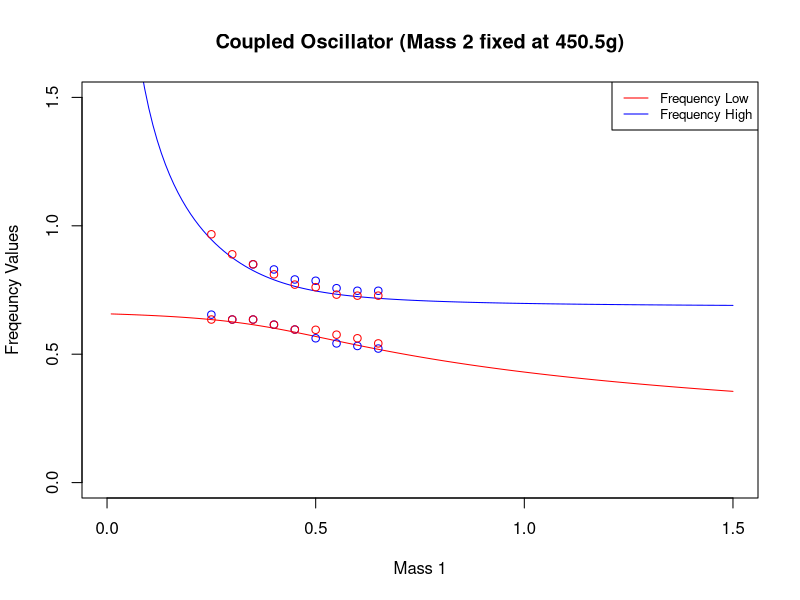

Write R code to recreate this figure.
#Spring Constants
#k1 and k2 refer to k
k1 = 6.1
k2 = 6.1

#K12 refers to K
K12 = 2.14

# k refers to k
k = k1

# j refers to K
j = K12

#Masses
# n refers to mass 2 (NEEDS to be in kg)
n = .4505

# m refers to mass 1 (NEEDS to be in kg)
# this is the mass that is changing
m = seq(0, 1.5, .01)

#Difference in mass
x = m

frequency_high_function <- function(j, m, n, k) {
  ang_frequency_high <- sqrt((sqrt((-j*m - j*n - k*m - k*n)**2 - (4*m*n)*(2*j*k + k**2))
                  / (m*n)) + ((j/m) + (j/n) + (k/m) + (k/n)))/(sqrt(2))
  return(ang_frequency_high/(2*pi))
}

frequency_low_function <- function(j, m, n, k) {
  ang_freqeuncy_low <- sqrt((-sqrt((-j*m - j*n - k*m - k*n)**2 - (4*m*n)*(2*j*k + k**2))
                         / (m*n)) + ((j/m) + (j/n) + (k/m) + (k/n)))/(sqrt(2))
  return(ang_freqeuncy_low/(2*pi))
}

cat("The low frequency is", frequency_low_function(j, m, n, k), "\n")
cat("The high frequency is", frequency_high_function(j, m, n, k))

experimental_x = seq(.250,.650,.050)

blue_cart_hi = c(5, 5, .850, .830, .791, .786, .757, .747, .747)
blue_cart_lo = c(.654, .635, .635, .615, .596, .562, .542, .532, .522)

red_cart_hi = c(.967, .889, .850, .811, .771, .761, .732, .728, .728)
red_cart_lo = c(.635, .635, .635, .615, .596, .595, .576, .562, .542)


plot(x, frequency_high_function(j, m, n, k), type="l", ylim = c(0,1.5),
     col="blue", main="Coupled Oscillator (Mass 2 fixed at 450.5g)", xlab="Mass 1", ylab="Freqeuncy Values")
lines(x, frequency_low_function(j, m, n, k), col="red")
legend("topright", legend=c("Frequency Low", "Frequency High"),
       col=c("red", "blue"), lty=1:1, cex=0.8)

points(experimental_x, blue_cart_hi, col = 'blue')
points(experimental_x, blue_cart_lo, col = 'blue')

points(experimental_x, red_cart_hi, col = 'red')
points(experimental_x, red_cart_lo, col = 'red')